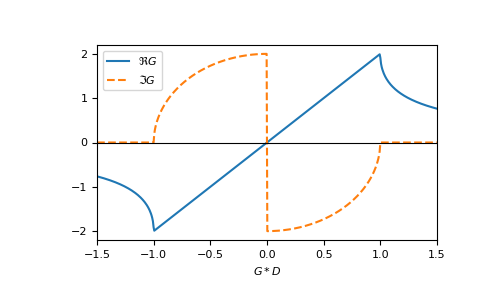

Write Python code to recreate this figure.
ww = np.linspace(-1.5, 1.5, num=500)
gf_ww = gt.lattice.bethe.gf_z(ww, half_bandwidth=1)

import matplotlib.pyplot as plt
_ = plt.plot(ww, gf_ww.real, label=r"$\Re G$")
_ = plt.plot(ww, gf_ww.imag, '--', label=r"$\Im G$")
_ = plt.xlabel(r"$\omega/D$")
_ = plt.xlabel(r"$G*D$")
_ = plt.axhline(0, color='black', linewidth=0.8)
_ = plt.xlim(left=ww.min(), right=ww.max())
_ = plt.legend()
plt.show()
